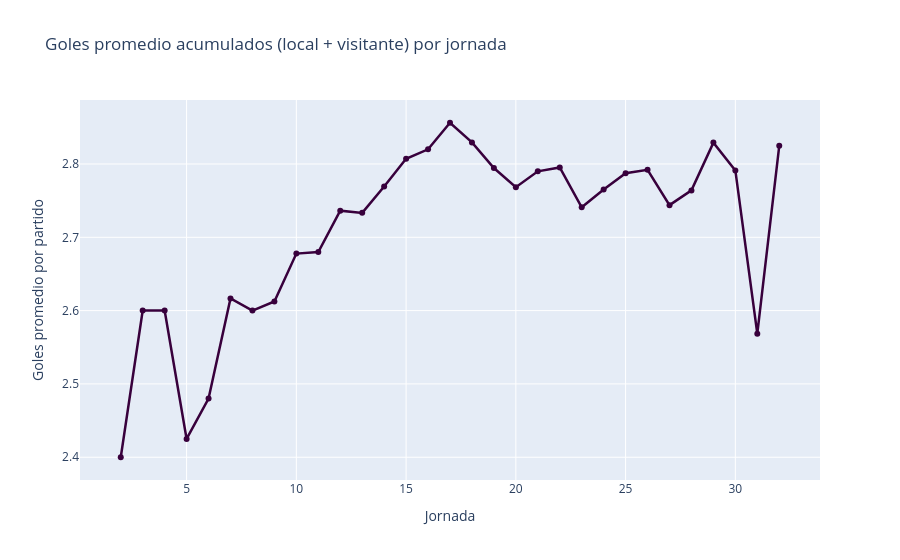

The cell this chart's notebook holds for it:
### Code cell
# Evolución del promedio de goles esperados por jornada
df_v = df.dropna(subset=['H_Goals_Scored_Avg_Tot', 'A_Goals_Scored_Avg_Tot']).copy()
df_v['Goals_Total_Avg'] = df_v['H_Goals_Scored_Avg_Tot'] + df_v['A_Goals_Scored_Avg_Tot']
goals_mw = df_v.groupby('Matchweek')['Goals_Total_Avg'].mean().reset_index()

fig = px.line(
    goals_mw, x='Matchweek', y='Goals_Total_Avg', markers=True,
    title='Goles promedio acumulados (local + visitante) por jornada',
    labels={'Matchweek': 'Jornada', 'Goals_Total_Avg': 'Goles promedio por partido'},
    color_discrete_sequence=[PL_PURPLE]
)
fig.update_traces(line_width=2.5)
fig.update_layout(hovermode='x unified')
fig.show()

### Figure 1 — Plotly figure (JSON) as saved in the notebook; plotly's stock layout.template omitted (floating-point values rounded to 4 significant figures)
{"data": [{"hovertemplate": "Jornada=%{x}<br>Goles promedio por partido=%{y}<extra></extra>", "legendgroup": "", "line": {"color": "#38003c", "dash": "solid", "width": 2.5}, "marker": {"symbol": "circle"}, "mode": "lines+markers", "name": "", "orientation": "v", "showlegend": false, "type": "scatter", "x": [2, 3, 4, 5, 6, 7, 8, 9, 10, 11, 12, 13, 14, 15, 16, 17, 18, 19, 20, 21, 22, 23, 24, 25, 26, 27, 28, 29, 30, 31, 32], "xaxis": "x", "y": [2.4, 2.6, 2.6, 2.425, 2.48, 2.617, 2.6, 2.612, 2.678, 2.68, 2.736, 2.733, 2.769, 2.807, 2.82, 2.856, 2.829, 2.794, 2.768, 2.79, 2.795, 2.741, 2.765, 2.788, 2.792, 2.744, 2.764, 2.829, 2.791, 2.569, 2.825], "yaxis": "y"}], "layout": {"hovermode": "x unified", "legend": {"tracegroupgap": 0}, "title": {"text": "Goles promedio acumulados (local + visitante) por jornada"}, "xaxis": {"anchor": "y", "domain": [0, 1], "title": {"text": "Jornada"}}, "yaxis": {"anchor": "x", "domain": [0, 1], "title": {"text": "Goles promedio por partido"}}}}
